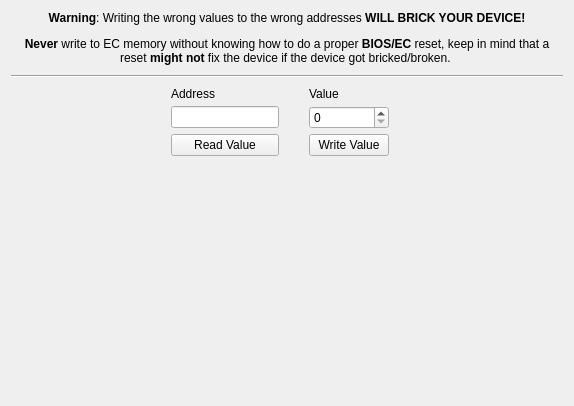
      <widget class="QWidget" name="debugTab">
       <attribute name="icon">
        <iconset theme="dialog-warning"/>
       </attribute>
       <attribute name="title">
        <string>Debug</string>
       </attribute>
       <layout class="QGridLayout" name="gridLayout_14">
        <item row="0" column="0">
         <widget class="QLabel" name="label_10">
          <property name="text">
           <string>&lt;html&gt;&lt;head/&gt;&lt;body&gt;&lt;p align=&quot;center&quot;&gt;&lt;span style=&quot; font-weight:700;&quot;&gt;Warning&lt;/span&gt;: Writing the wrong values to the wrong addresses &lt;span style=&quot; font-weight:700;&quot;&gt;WILL BRICK YOUR DEVICE!&lt;/span&gt;&lt;/p&gt;&lt;p align=&quot;center&quot;&gt;&lt;span style=&quot; font-weight:700;&quot;&gt;Never&lt;/span&gt; write to EC memory without knowing how to do a proper &lt;span style=&quot; font-weight:700;&quot;&gt;BIOS/EC&lt;/span&gt; reset, keep in mind that a reset &lt;span style=&quot; font-weight:700;&quot;&gt;might not&lt;/span&gt; fix the device if the device got bricked/broken. &lt;/p&gt;&lt;/body&gt;&lt;/html&gt;</string>
          </property>
          <property name="wordWrap">
           <bool>true</bool>
          </property>
         </widget>
        </item>
        <item row="1" column="0">
         <widget class="Line" name="line_5">
          <property name="minimumSize">
           <size>
            <width>0</width>
            <height>10</height>
           </size>
          </property>
          <property name="baseSize">
           <size>
            <width>0</width>
            <height>0</height>
           </size>
          </property>
          <property name="lineWidth">
           <number>1</number>
          </property>
          <property name="midLineWidth">
           <number>0</number>
          </property>
          <property name="orientation">
           <enum>Qt::Orientation::Horizontal</enum>
          </property>
         </widget>
        </item>
        <item row="2" column="0">
         <layout class="QGridLayout" name="gridLayout_6">
          <property name="leftMargin">
           <number>160</number>
          </property>
          <property name="rightMargin">
           <number>174</number>
          </property>
          <property name="bottomMargin">
           <number>0</number>
          </property>
          <property name="horizontalSpacing">
           <number>30</number>
          </property>
          <property name="verticalSpacing">
           <number>5</number>
          </property>
          <item row="2" column="0">
           <widget class="QPushButton" name="ReadValueButton">
            <property name="text">
             <string notr="true">Read Value</string>
            </property>
           </widget>
          </item>
          <item row="2" column="1">
           <widget class="QPushButton" name="WriteValueButton">
            <property name="text">
             <string notr="true">Write Value</string>
            </property>
           </widget>
          </item>
          <item row="1" column="0">
           <widget class="QLineEdit" name="addressEdit"/>
          </item>
          <item row="1" column="1">
           <widget class="QSpinBox" name="ValueSpinBox">
            <property name="maximum">
             <number>255</number>
            </property>
           </widget>
          </item>
          <item row="0" column="1">
           <widget class="QLabel" name="label_2">
            <property name="text">
             <string notr="true">Value</string>
            </property>
           </widget>
          </item>
          <item row="0" column="0">
           <widget class="QLabel" name="label">
            <property name="text">
             <string notr="true">Address</string>
            </property>
           </widget>
          </item>
         </layout>
        </item>
        <item row="3" column="0">
         <spacer name="verticalSpacer_2">
          <property name="orientation">
           <enum>Qt::Orientation::Vertical</enum>
          </property>
          <property name="sizeHint" stdset="0">
           <size>
            <width>20</width>
            <height>239</height>
           </size>
          </property>
         </spacer>
        </item>
       </layout>
      </widget>
